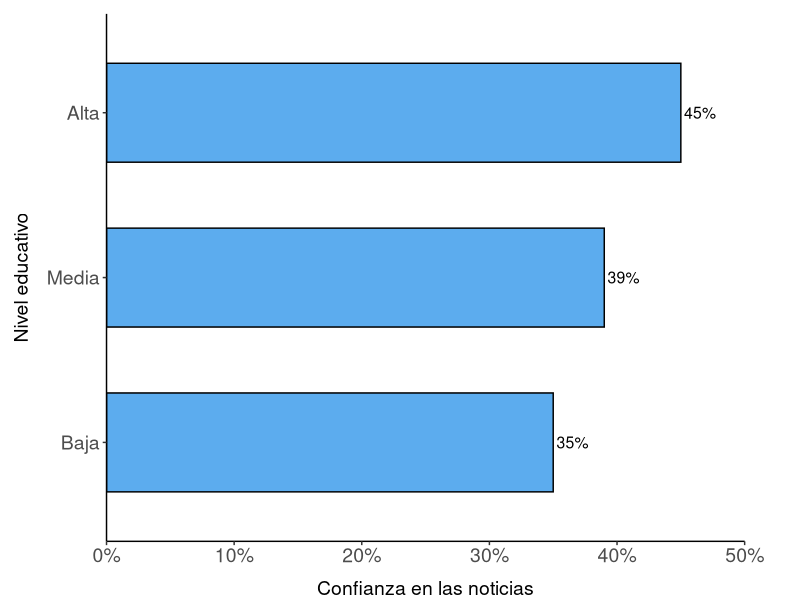

Write R code to recreate this figure. (Note: this script raises an error after producing the figure.)
library(ggplot2)

rm(list=ls())

#Datos
df <- data.frame(
  grupo = c("Baja", "Media", "Alta"),
  confianza = c(35, 39, 45)  
)

#Gráfica
gr_confianzaedu<-ggplot(df, aes(x = confianza, y = reorder(grupo, confianza))) +
  geom_col(fill = "#5CACEE", width = 0.6, color="black") + 
  geom_text(aes(label = paste0(confianza, "%")),
            hjust = -0.1, color = "black", size = 4) +
  scale_x_continuous(labels = scales::percent_format(scale = 1), 
                     limits = c(0, 50),
                     expand = expansion(mult = c(0,0))) +
  labs(x = "Confianza en las noticias", y = "Nivel educativo") +
  theme_classic() +
  theme(
    panel.grid.major.y = element_blank(),
    panel.grid.minor = element_blank(),
    axis.text.y = element_text(size = 14),
    axis.text.x = element_text(size = 14),
    axis.title.x = element_text(margin = margin(t = 10),
                                size = 14),
    axis.title.y = element_text(margin = margin(r = 10),
                                size = 14),
    plot.margin = margin(l=10, r=40, t=10)
  )

gr_confianzaedu

#Guardar gráfica
ggsave("outputs/grafic_cap_025/f3_confianzaedu.jpg",
       plot=gr_confianzaedu,
       width = 8,
       height =5, 
       dpi=300)
